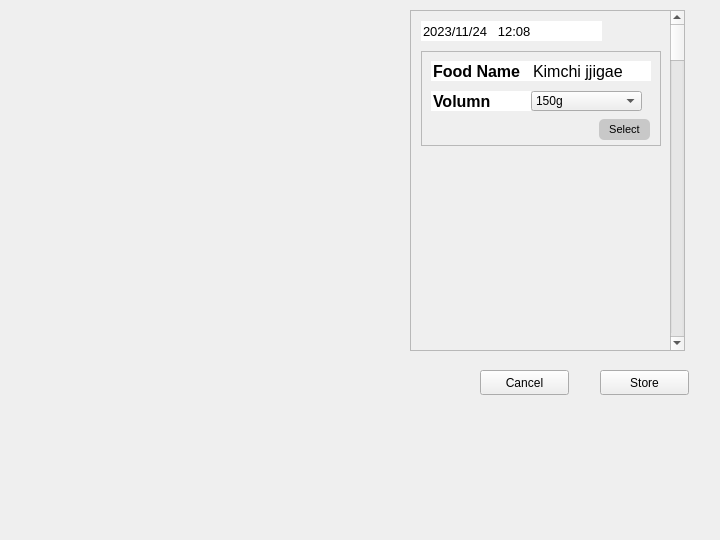
<?xml version="1.0" encoding="UTF-8"?>
<ui version="4.0">
 <class>FoodInfoDialog</class>
 <widget class="QDialog" name="FoodInfoDialog">
  <property name="geometry">
   <rect>
    <x>0</x>
    <y>0</y>
    <width>720</width>
    <height>540</height>
   </rect>
  </property>
  <property name="windowTitle">
   <string>Dialog</string>
  </property>
  <widget class="QLabel" name="label">
   <property name="geometry">
    <rect>
     <x>10</x>
     <y>20</y>
     <width>400</width>
     <height>300</height>
    </rect>
   </property>
   <property name="text">
    <string/>
   </property>
   <property name="textFormat">
    <enum>Qt::PlainText</enum>
   </property>
   <property name="pixmap">
    <pixmap>../../../Downloads/jellyfish.jpg</pixmap>
   </property>
  </widget>
  <widget class="QScrollArea" name="scrollArea">
   <property name="geometry">
    <rect>
     <x>410</x>
     <y>10</y>
     <width>275</width>
     <height>341</height>
    </rect>
   </property>
   <property name="widgetResizable">
    <bool>true</bool>
   </property>
   <widget class="QWidget" name="scrollAreaWidgetContents">
    <property name="geometry">
     <rect>
      <x>0</x>
      <y>0</y>
      <width>259</width>
      <height>3000</height>
     </rect>
    </property>
    <property name="minimumSize">
     <size>
      <width>0</width>
      <height>3000</height>
     </size>
    </property>
    <widget class="QLineEdit" name="date">
     <property name="geometry">
      <rect>
       <x>10</x>
       <y>10</y>
       <width>181</width>
       <height>20</height>
      </rect>
     </property>
     <property name="font">
      <font>
       <pointsize>10</pointsize>
      </font>
     </property>
     <property name="text">
      <string>2023/11/24   12:08</string>
     </property>
     <property name="frame">
      <bool>false</bool>
     </property>
    </widget>
    <widget class="QFrame" name="frame">
     <property name="geometry">
      <rect>
       <x>0</x>
       <y>30</y>
       <width>261</width>
       <height>3000</height>
      </rect>
     </property>
     <property name="frameShape">
      <enum>QFrame::NoFrame</enum>
     </property>
     <property name="frameShadow">
      <enum>QFrame::Raised</enum>
     </property>
     <widget class="QFrame" name="food_frame">
      <property name="geometry">
       <rect>
        <x>10</x>
        <y>10</y>
        <width>240</width>
        <height>95</height>
       </rect>
      </property>
      <property name="frameShape">
       <enum>QFrame::StyledPanel</enum>
      </property>
      <property name="frameShadow">
       <enum>QFrame::Raised</enum>
      </property>
      <widget class="QLineEdit" name="title_food_name">
       <property name="geometry">
        <rect>
         <x>10</x>
         <y>10</y>
         <width>100</width>
         <height>20</height>
        </rect>
       </property>
       <property name="font">
        <font>
         <pointsize>12</pointsize>
         <bold>true</bold>
        </font>
       </property>
       <property name="text">
        <string>Food Name</string>
       </property>
       <property name="frame">
        <bool>false</bool>
       </property>
       <property name="alignment">
        <set>Qt::AlignLeading|Qt::AlignLeft|Qt::AlignTop</set>
       </property>
       <property name="dragEnabled">
        <bool>false</bool>
       </property>
       <property name="readOnly">
        <bool>true</bool>
       </property>
      </widget>
      <widget class="QLineEdit" name="title_volumn">
       <property name="geometry">
        <rect>
         <x>10</x>
         <y>40</y>
         <width>100</width>
         <height>20</height>
        </rect>
       </property>
       <property name="font">
        <font>
         <pointsize>12</pointsize>
         <italic>false</italic>
         <bold>true</bold>
         <underline>false</underline>
         <strikeout>false</strikeout>
         <kerning>true</kerning>
        </font>
       </property>
       <property name="text">
        <string>Volumn</string>
       </property>
       <property name="frame">
        <bool>false</bool>
       </property>
       <property name="alignment">
        <set>Qt::AlignLeading|Qt::AlignLeft|Qt::AlignTop</set>
       </property>
       <property name="dragEnabled">
        <bool>false</bool>
       </property>
       <property name="readOnly">
        <bool>true</bool>
       </property>
      </widget>
      <widget class="QLineEdit" name="food_name">
       <property name="geometry">
        <rect>
         <x>110</x>
         <y>10</y>
         <width>120</width>
         <height>20</height>
        </rect>
       </property>
       <property name="font">
        <font>
         <pointsize>12</pointsize>
        </font>
       </property>
       <property name="text">
        <string>Kimchi jjigae</string>
       </property>
       <property name="frame">
        <bool>false</bool>
       </property>
      </widget>
      <widget class="QComboBox" name="volumn">
       <property name="geometry">
        <rect>
         <x>110</x>
         <y>40</y>
         <width>111</width>
         <height>20</height>
        </rect>
       </property>
       <property name="currentIndex">
        <number>0</number>
       </property>
       <item>
        <property name="text">
         <string>150g</string>
        </property>
       </item>
       <item>
        <property name="text">
         <string>200g(1person)</string>
        </property>
       </item>
       <item>
        <property name="text">
         <string>250g</string>
        </property>
       </item>
      </widget>
      <widget class="QPushButton" name="select_button">
       <property name="geometry">
        <rect>
         <x>178</x>
         <y>68</y>
         <width>51</width>
         <height>21</height>
        </rect>
       </property>
       <property name="font">
        <font>
         <pointsize>8</pointsize>
        </font>
       </property>
       <property name="styleSheet">
        <string notr="true">background-color:rgb(200,200,200);
border-radius:5px</string>
       </property>
       <property name="text">
        <string>Select</string>
       </property>
      </widget>
     </widget>
    </widget>
   </widget>
  </widget>
  <widget class="QPushButton" name="pushButton">
   <property name="geometry">
    <rect>
     <x>480</x>
     <y>370</y>
     <width>89</width>
     <height>25</height>
    </rect>
   </property>
   <property name="text">
    <string>Cancel</string>
   </property>
  </widget>
  <widget class="QPushButton" name="pushButton_2">
   <property name="geometry">
    <rect>
     <x>600</x>
     <y>370</y>
     <width>89</width>
     <height>25</height>
    </rect>
   </property>
   <property name="text">
    <string>Store</string>
   </property>
  </widget>
 </widget>
 <resources/>
 <connections/>
</ui>
